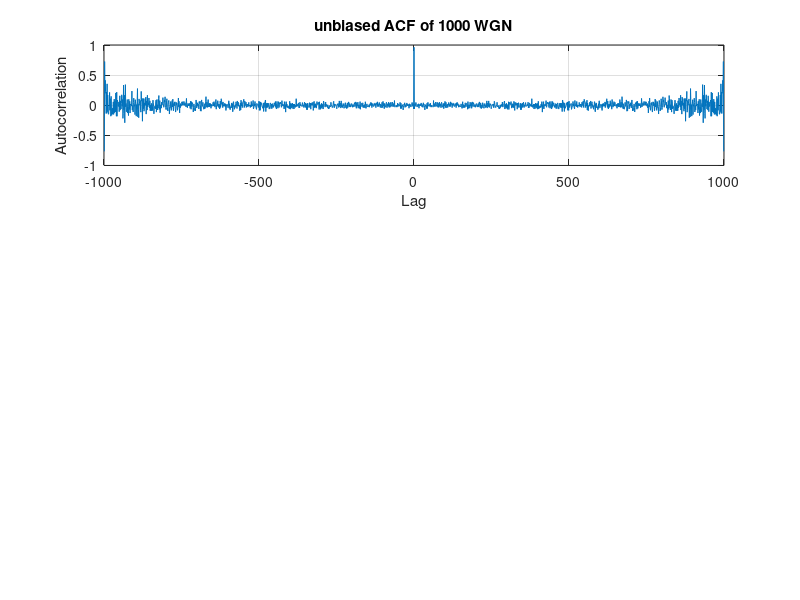

Recreate this plot in MATLAB.
clear all;
close all;
N=1000;
x=randn(N,1);
r1=xcorr(x,'unbiased')
t1 = (-999 : 999);
subplot(3,1,1),plot(t1,r1) ; hold on;
grid on;
xlabel('Lag');
ylabel('Autocorrelation');
title('unbiased ACF of 1000 WGN');
%axis([-999,999,-1,1])


